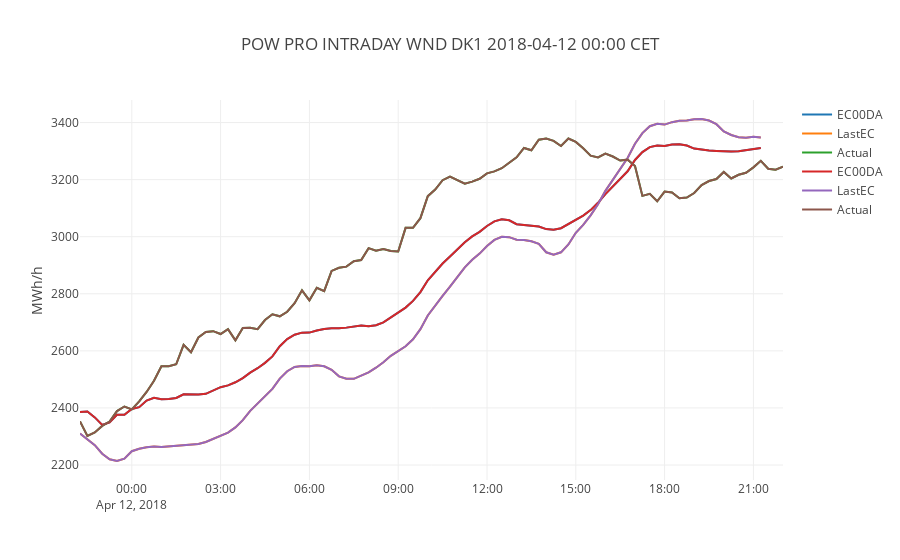

Notebook source saved alongside this figure:
### Code cell
intraday_curves = [c for c in curves if 'INTRADAY' in c.categories]
data = {}
label = {}
issue_date = pytz.timezone('CET').localize(datetime.strptime('2018-04-12 00:00', "%Y-%m-%d %H:%M"))
date_from = issue_date + timedelta(minutes=15)
date_to = date_from + timedelta(hours=24)
for c in intraday_curves:
    if c.curve_type == 'INSTANCES':
        ts = c.get_instance(issue_date)
        if ts is not None:
            label[c.name] = ';'.join(c.sources)
            data[c.name] = ts.to_pandas()
    elif c.curve_type == 'TIME_SERIES':
        data[c.name] = c.get_data(data_from=date_from, 
                                  data_to=date_to).to_pandas()
        label[c.name] = 'Actual'

fig = tls.make_subplots(len(data), cols=1, shared_xaxes=True)
for key in data.keys():
    ts = data[key]
    fig.append_trace({'x': ts.index, 'y': ts.values, 'type': 'scatter', 
                      'name': label[key]}, 1, 1)

title = ' '.join([c.commodity,
                  ' '.join(c.categories),
                  c.area,
                  issue_date.strftime("%Y-%m-%d %H:%M"),
                  c.time_zone])
fig['layout'].update(title=title)
fig['layout'].update(yaxis=dict(title=c.unit))    
offline.iplot(fig)
